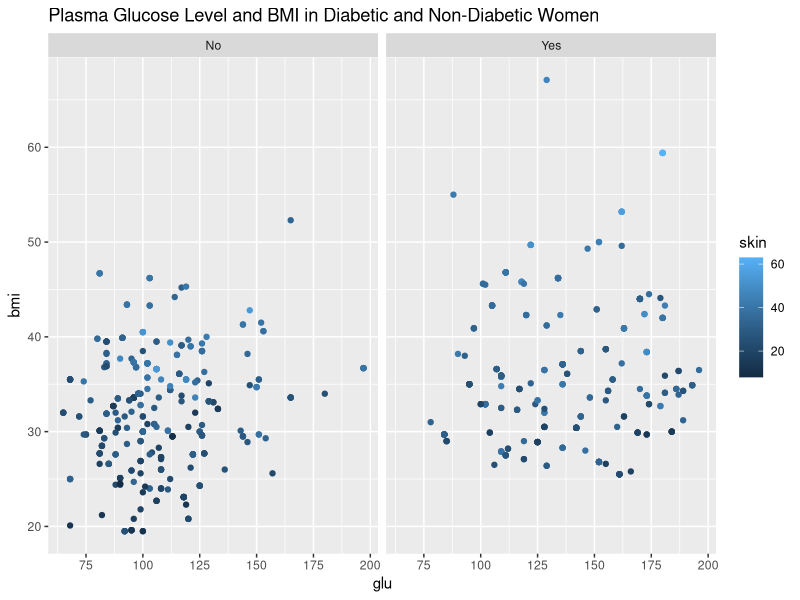
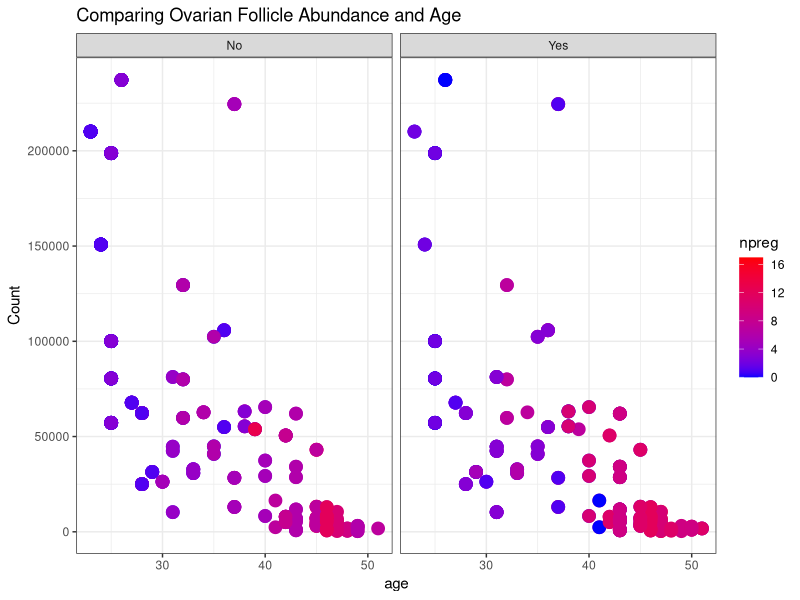
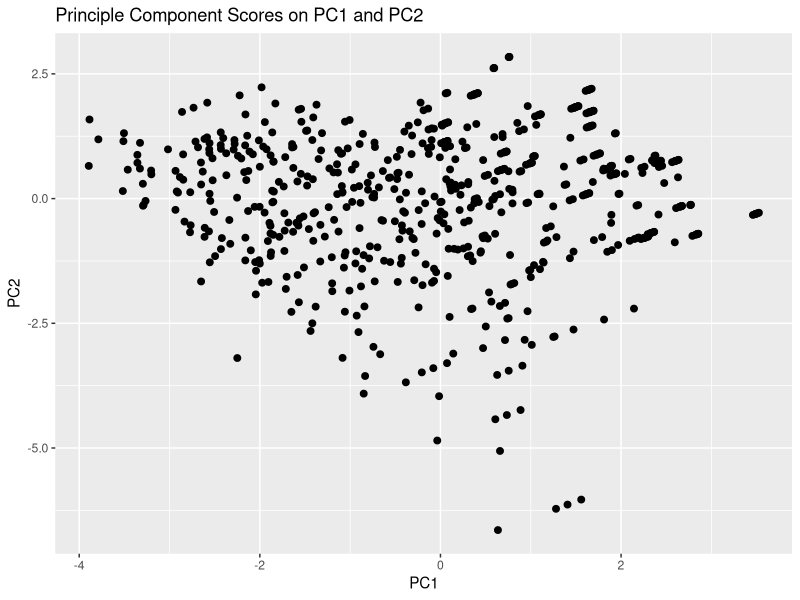
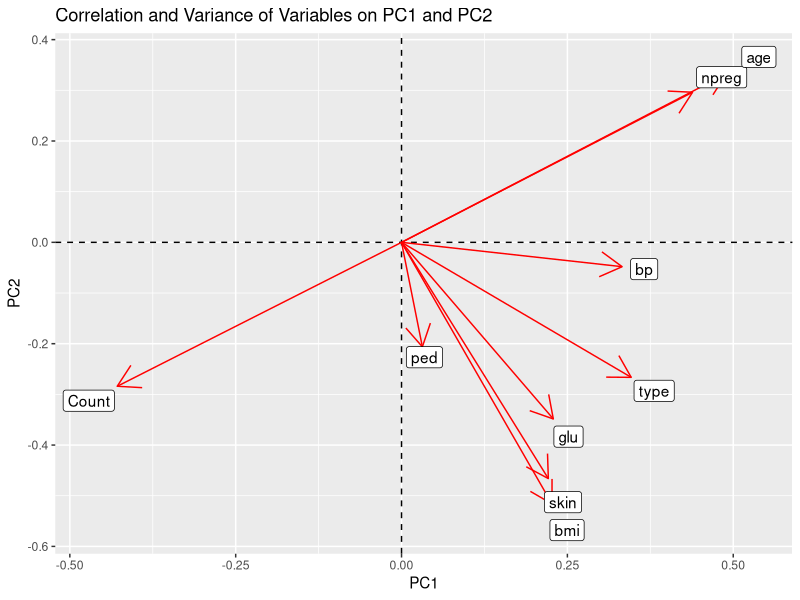

Here is the R script that generated these plots, in order:
## ---- chunk 1
library(knitr)
opts_chunk$set(fig.align="center", fig.height=5, message=FALSE, warning=FALSE, fig.width=8, tidy=TRUE)
## ---- chunk 2
library(dplyr)
library(MASS)
library(sm)
Pimfol<-inner_join(Pima.te, follicle, by=c("age"="Age"))
missing<-anti_join(follicle, Pima.te, by=c("Age"="age"))
missing2<-missing<-anti_join(Pima.te, follicle, by=c("age"="Age"))
table(missing2$type)
## ---- chunk 3
Pimfol1<-Pimfol %>% dplyr::select(-Source)
stats<-Pimfol1 %>% summarize(Mean.Preg=mean(npreg), Mean.Glu=mean(glu),Mean.Bmi=mean(bmi), Mean.Count=mean(Count), Sd.Preg=sd(npreg), Sd.Glu=sd(glu), Sd.Bmi=sd(bmi), Sd.Count=sd(Count), Min.Preg=min(npreg), Min.Glu=min(glu), Min.Bmi=min(bmi), Min.Count=min(Count), Max.Preg=max(npreg), Max.Glu=max(glu), Max.Bmi=max(bmi), Max.Count=max(Count))

library(tidyr)
tidystats<-stats%>%pivot_longer(contains("."))%>%separate(name, into = c("stat", "variable"))%>%
  pivot_wider(names_from = "stat", values_from = "value")
print(tidystats)
## ---- chunk 4
stats2<-Pimfol1%>%group_by(type)%>%summarize(Mean.Preg=mean(npreg), Mean.Glu=mean(glu),Mean.Bmi=mean(bmi), Mean.Count=mean(Count), Sd.Preg=sd(npreg), Sd.Glu=sd(glu), Sd.Bmi=sd(bmi), Sd.Count=sd(Count), Min.Preg=min(npreg), Min.Glu=min(glu), Min.Bmi=min(bmi), Min.Count=min(Count), Max.Preg=max(npreg), Max.Glu=max(glu), Max.Bmi=max(bmi), Max.Count=max(Count))

tidystats2<-stats2%>%pivot_longer(contains("."))%>%separate(name, into = c("stat", "variable"))%>%
  pivot_wider(names_from = "stat", values_from = "value")%>%arrange(variable)
print(tidystats2)

Pimfol1%>%group_by(type)%>%filter(npreg==max(npreg))
## ---- chunk 5
library(ggplot2)
## ---- chunk 6
ggplot(data=Pimfol1, aes(x=glu, y=bmi, color=skin))+geom_point()+
  facet_wrap(~type)+scale_x_continuous(breaks = seq(0, 200, 25))+
  ggtitle("Plasma Glucose Level and BMI in Diabetic and Non-Diabetic Women")
## ---- chunk 7
Pimfol1%>%mutate(Rate=Count/age)%>%arrange(Rate)%>%glimpse()

Pimfol1%>%ggplot(aes(x=age, y=Count, color=npreg))+geom_point(size=4)+
  facet_wrap(~type)+
  ggtitle("Comparing Ovarian Follicle Abundance and Age")+
  theme_bw()+scale_color_gradient(low="blue", high="red")
## ---- chunk 8
library(dplyr)
Pimfolnums<-Pimfol1%>%mutate_if(is.factor, as.numeric)%>%scale()
pca<-princomp(Pimfolnums)
summary(pca, loadings=T)
eigen(cor(Pimfolnums))

results<-Pimfolnums%>%as.data.frame%>%
  mutate(PC1=pca$scores[,1], PC2=pca$scores[,2], PC3=pca$scores[,3])
## ---- chunk 9
results%>%ggplot(aes(PC1, PC2))+geom_point(size=2)+ggtitle("Principle Component Scores on PC1 and PC2")
## ---- chunk 10
PimfolID <- Pimfol1 %>% mutate(id = row_number())
ID<-PimfolID$id
pca$scores%>%as.data.frame%>%cbind(ID,.)%>%top_n(3,Comp.1)
pca$scores%>%as.data.frame%>%cbind(ID,.)%>%top_n(3,wt=desc(Comp.1))
PimfolID%>%filter(ID%in%c("44", "390", "514"))
PimfolID%>%filter(ID%in%c("122", "124", "127"))
## ---- chunk 11
pca$scores%>%as.data.frame%>%cbind(ID,.)%>%top_n(3,Comp.2)
pca$scores%>%as.data.frame%>%cbind(ID,.)%>%top_n(3,wt=desc(Comp.2))
PimfolID%>%filter(ID%in%c("37", "38", "39"))
PimfolID%>%filter(ID%in%c("385", "387", "388"))
## ---- chunk 12
pca$scores%>%as.data.frame%>%cbind(ID,.)%>%top_n(3,Comp.3)
pca$scores%>%as.data.frame%>%cbind(ID,.)%>%top_n(3,wt=desc(Comp.3))
PimfolID%>%filter(ID%in%c("84", "85", "144"))
PimfolID%>%filter(ID%in%c("173", "174", "175"))
## ---- chunk 13
library(tibble)
pca$loadings[1:9,1:2]%>%as.data.frame%>%rownames_to_column%>%ggplot()+geom_hline(aes(yintercept=0),lty=2)+  geom_vline(aes(xintercept=0),lty=2)+ylab("PC2")+xlab("PC1")+  geom_segment(aes(x=0,y=0,xend=Comp.1,yend=Comp.2),arrow=arrow(),col="red")+  geom_label(aes(x=Comp.1*1.1,y=Comp.2*1.1,label=rowname))+
  ggtitle("Correlation and Variance of Variables on PC1 and PC2")
